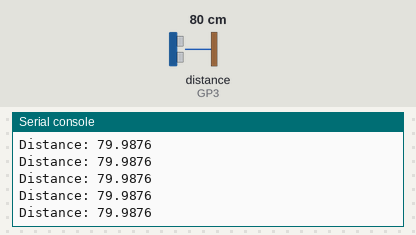
The program below on a simulated Raspberry Pi Pico running MicroPython. On the bench: the last lines printed to the serial console. The test bench sets the inputs (shaded band); at power-on: distance to the obstacle (sensor on GP3) 80 cm. The echo pulse lasts 58.3 µs per cm.

Above: at 1.2 s.
1.3 s: distance to the obstacle (sensor on GP3) set to 2 cm
At 1.38 s:
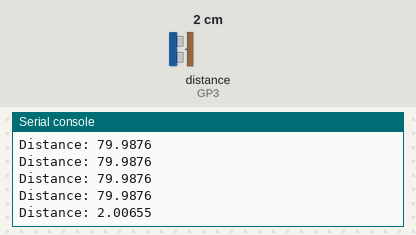
2.8 s: distance to the obstacle (sensor on GP3) set to 4 cm
At 2.89 s:
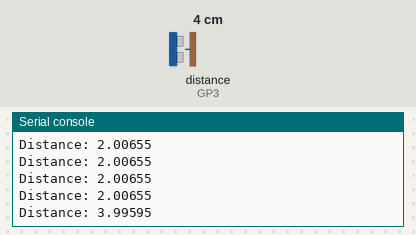
Timing chart, 0 to 5.8 s (numbered marks = the images above; inputs shaded):
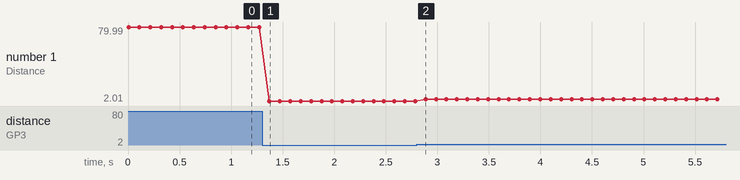

Measured:
- after the input at 1.3 s, the serial console: prints a new line after 0.07 s (image 1)
- after the input at 2.8 s, the serial console: prints a new line after 0.09 s (image 2)
- plotted number 1: 79.99 → 2.01 after the input at 1.3 s, 2.01 → 4 after the input at 2.8 s

The program:

HC-SR04_drone.py
```python
# Author: Ember Ipek
# Date: 8/6/2025
# Preliminary proximity sensor data for eventual integration with a HS210 drone

from machine import Pin, time_pulse_us
import time

TRIGGER = Pin(2, Pin.OUT)
ECHO = Pin(3, Pin.IN)

def checkDist():
    # send pulse
    TRIGGER.value(0)
    time.sleep_us(2)
    TRIGGER.value(1)
    time.sleep_us(10)
    TRIGGER.value(0)

    # calculate distance in cm, speed of sound in air = 343m/s
    duration = time_pulse_us(ECHO, 1, 30000)
    if duration < 0:
        return None
    return duration * (343 / 2) * (0.0001)

#     while ECHO.value == 0:
#         pass
#     t1 = time.ticks_us()
#     while ECHO.value == 1:
#         pass
#     t2 = time.ticks_us()
#     # print("t1: ", t1, "t2: ", t2)
#     # calculate distance in cm, speed of sound in air = 343m/s
#     return (t2 - t1) * (343 / 2) * (0.01)

while True:
    dist = checkDist()
    print("Distance:", dist)
    time.sleep(0.1)
```
